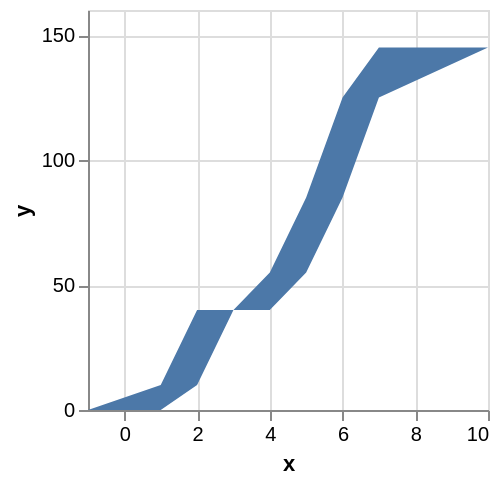

Specify this chart in Vega-Lite:
### Vega specification from a JSON file in a GitHub repository (floating-point values rounded to 4 significant figures)
{"$schema": "https://vega.github.io/schema/vega/v5.json", "background": "white", "padding": 5, "width": 200, "height": 200, "style": "cell", "data": [{"name": "source_0", "values": [{"x": -1, "y": null}, {"x": 1, "y": 10}, {"x": 2, "y": 30}, {"x": 3, "y": null}, {"x": 4, "y": 15}, {"x": 5, "y": 30}, {"x": 6, "y": 40}, {"x": 7, "y": 20}, {"x": 10, "y": null}]}, {"name": "data_0", "source": "source_0", "transform": [{"type": "formula", "expr": "toNumber(datum[\"x\"])", "as": "x"}, {"type": "stack", "groupby": [], "field": "y", "sort": {"field": [], "order": []}, "as": ["y_start", "y_end"], "offset": "zero"}]}], "marks": [{"name": "marks", "type": "area", "style": ["area"], "sort": {"field": "x"}, "from": {"data": "data_0"}, "encode": {"update": {"orient": {"value": "vertical"}, "fill": {"value": "#4c78a8"}, "description": {"signal": "\"x: \" + (format(datum[\"x\"], \"\")) + \"; y: \" + (format(datum[\"y\"], \"\"))"}, "x": [{"test": "!isValid(datum[\"x\"]) || !isFinite(+datum[\"x\"])", "signal": "scale('x', inrange(0, domain('x')) ? 0 : domain('x')[0])"}, {"scale": "x", "field": "x"}], "y": {"scale": "y", "field": "y_end"}, "y2": {"scale": "y", "field": "y_start"}}}}], "scales": [{"name": "x", "type": "linear", "domain": {"data": "data_0", "field": "x"}, "range": [0, {"signal": "width"}], "nice": true, "zero": false}, {"name": "y", "type": "linear", "domain": {"data": "data_0", "fields": ["y_start", "y_end"]}, "range": [{"signal": "height"}, 0], "nice": true, "zero": true}], "axes": [{"scale": "x", "orient": "bottom", "gridScale": "y", "grid": true, "tickCount": {"signal": "ceil(width/40)"}, "domain": false, "labels": false, "aria": false, "maxExtent": 0, "minExtent": 0, "ticks": false, "zindex": 0}, {"scale": "y", "orient": "left", "gridScale": "x", "grid": true, "tickCount": {"signal": "ceil(height/40)"}, "domain": false, "labels": false, "aria": false, "maxExtent": 0, "minExtent": 0, "ticks": false, "zindex": 0}, {"scale": "x", "orient": "bottom", "grid": false, "title": "x", "labelFlush": true, "labelOverlap": true, "tickCount": {"signal": "ceil(width/40)"}, "zindex": 0}, {"scale": "y", "orient": "left", "grid": false, "title": "y", "labelOverlap": true, "tickCount": {"signal": "ceil(height/40)"}, "zindex": 0}]}
